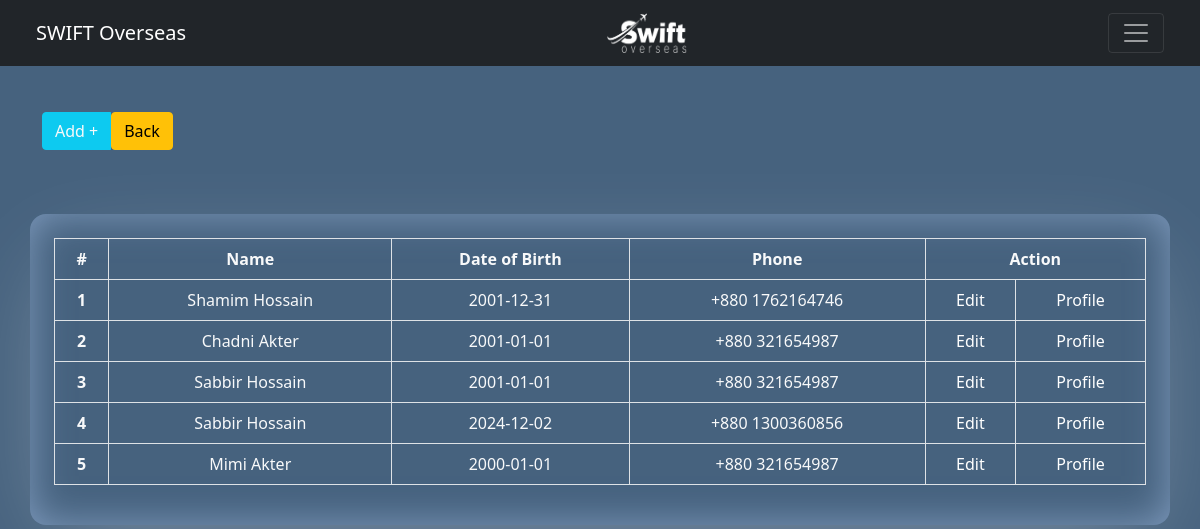
Before: /createAccount.php with the older database file.
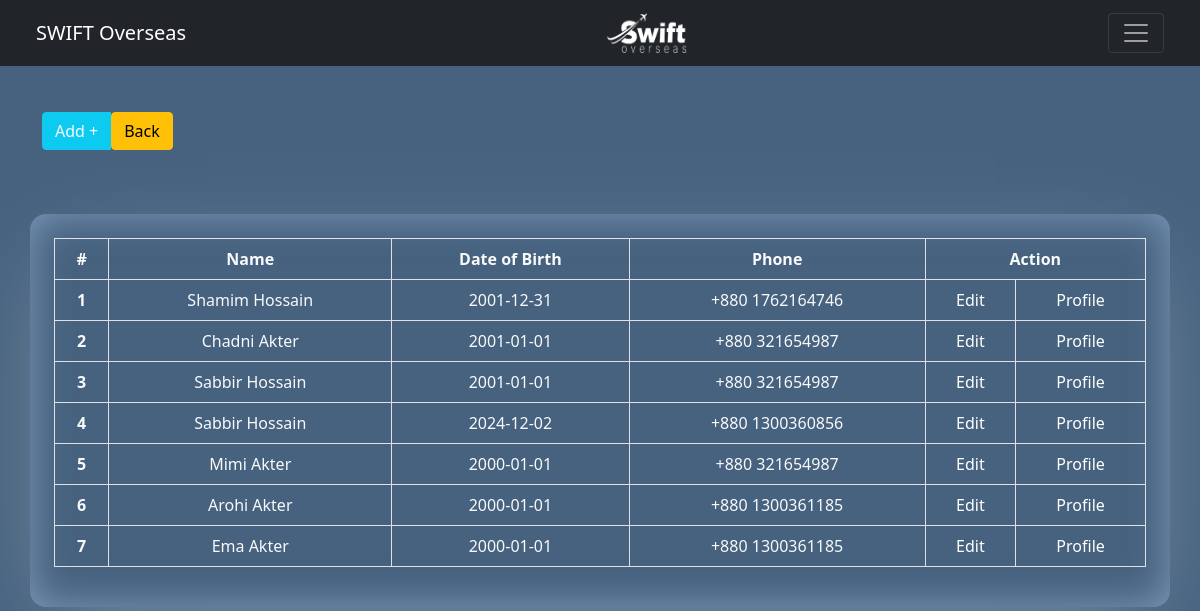
After: the same page with the newer database file.
### tables this page shows
CREATE TABLE `tb_employee_details` (
  `id` int(11) NOT NULL,
  `firstName` varchar(255) DEFAULT NULL,
  `lastName` varchar(255) DEFAULT NULL,
  `dob` date DEFAULT NULL,
  `genderid` int(11) DEFAULT NULL,
  `address` varchar(255) DEFAULT NULL,
  `phone` int(11) DEFAULT NULL,
  `fatherName` varchar(255) DEFAULT NULL,
  `motherName` varchar(255) DEFAULT NULL,
  `email` varchar(255) DEFAULT NULL,
  `nid` int(11) DEFAULT NULL,
  `emgName` varchar(255) DEFAULT NULL,
  `emgPhone` int(11) DEFAULT NULL,
  `emgRelation` varchar(255) DEFAULT NULL,
  `emgAddress` varchar(255) DEFAULT NULL,
  `joinDate` date DEFAULT NULL,
  `username` varchar(255) DEFAULT NULL,
  `password` varchar(255) DEFAULT NULL,
  `status` int(11) DEFAULT NULL,
  `account` int(11) DEFAULT NULL,
  `remark` varchar(255) DEFAULT NULL,
  `image` varchar(255) DEFAULT NULL,
  `designation` varchar(255) DEFAULT NULL
);

### createAccount.php (the view, shortened to what this page needs)
<!DOCTYPE html>
<html lang="en">
<head>
    <link href="https://cdn.jsdelivr.net/npm/bootstrap@5.0.2/dist/css/bootstrap.min.css" rel="stylesheet">
    <link rel="stylesheet" href="css/createAccount.css">
    <link rel="stylesheet" href="css/grid.css">
</head>
<body>
<?php
    include 'controller/dbconfig.php';
    include 'dashboardmenu.php';
?>
<section id="top-section"> </section><br>
<br>
<section id="button-group">
    <div class="container">
        <div class="row">
            <div class="col-md-12">
                <div class="btn-group item-center">
                    <button href="#add-new-agency-section" class="btn btn-info text-light" data-bs-toggle="collapse">Add +</button>
                    <a href="dashboard"><button type="submit" class="btn btn-warning">Back</button></a>
                </div>
            </div>
        </div>
    </div>
</section>
<section id="data-show-section" class="data-show">
    <div class="container box inner-shadow">
        <div class="row">
            <div class="col-md-12">
                <table class="table table-hover text-light table-bordered">
                    <thead>
                        <tr>
                            <th scope="col" class="text-center">#</th>
                            <th scope="col">Name</th>
                            <th scope="col">Date of Birth</th>
                            <th scope="col">Phone</th>
                            <th scope="col" colspan="2" class="text-center">Action</th>
                        </tr>
                    </thead>
                    <tbody>
                        <?php
                            $sqlData = "SELECT * FROM tb_employee_details";
                            $SQLResult = mysqli_query($conn,$sqlData);
                            $sl = 1;
                            while($row = mysqli_fetch_array($SQLResult))
                            {?>
                                <tr>
                                    <th class="text-center" scope="row"><?php echo $sl ?></th>
                                    <td><?php echo $row['firstName'].' '. $row['lastName'] ?></td>
                                    <?php $uid = $row['id'] ?>
                                    <td><?php echo $row['dob'];?></td>
                                    <td><?php echo '+880 '.$row['phone'] ?></td>
                                    <td class="text-center"><a href="createUserEdit.php?userid=<?php echo $uid; ?>">Edit</a></td>
                                    <td class="text-center"><a href="createUserView.php?userid=<?php echo $uid; ?>">Profile</a></td>
                                </tr>
                        <?php  $sl++;  }
                        ?>
                    </tbody>
                </table>
            </div>
        </div>
    </div>
</section>
</body>
</html>

### dashboardmenu.php (shortened to what this page needs)
<section id="navbar-section">
  <div class="container">
    <div class="row">
      <nav class="navbar navbar-dark bg-dark fixed-top">
        <div class="container-fluid">
          <a class="navbar-brand" href="index">SWIFT Overseas</a>
          <a class="navbar-brand" href="dashboard">
                  <img src="img/Swift-Overseas-logo-wh.png" width="80" height="40" alt="">
              </a>
          <button class="navbar-toggler" type="button" data-bs-toggle="offcanvas" data-bs-target="#offcanvasNavbar" aria-controls="offcanvasNavbar">
            <span class="navbar-toggler-icon"></span>
          </button>
        </div>
      </nav>
    </div>
  </div>
</section>

### css/createAccount.css (style rules this page uses)
* { margin: 0; padding: 0; }
body { background: #46627e; }
.btn { width: 100%; }
.box { margin: 4rem auto; width: 100%; padding: 1.5rem; text-align: center; border-radius: 1rem; }
.inner-shadow { width: 100%; height: 100%; box-shadow: inset rgba(186, 214, 255, 0.5) 0px 0px 40px 0px, rgba(255, 255, 255, 0.3) 0px 30px 100px -24px; }
table tbody tr td a { text-decoration: none; color: #ffffff; }

### css/grid.css (style rules this page uses)
.row:before, .row:after { content:""; display:table; }
.row:after { clear:both; }
.row { zoom:1; }

Changed rows visible on the page:
added tb_employee_details: firstName "Arohi", lastName "Akter", dob "2000-01-01", phone "1300361185"
added tb_employee_details: firstName "Ema", lastName "Akter", dob "2000-01-01", phone "1300361185"
